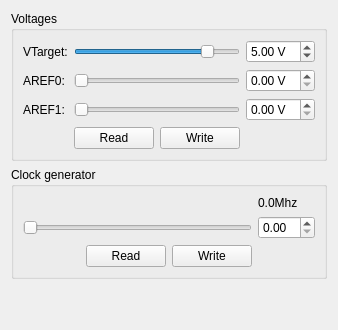
      <widget class="QWidget" name="tabHWSettings">
       <attribute name="icon">
        <iconset resource="icons/icons.qrc">
         <normaloff>:/gconf-editor.svg</normaloff>:/gconf-editor.svg</iconset>
       </attribute>
       <attribute name="title">
        <string>HW settings</string>
       </attribute>
       <layout class="QVBoxLayout" name="verticalLayout_10">
        <item>
         <widget class="QGroupBox" name="groupBoxVoltages">
          <property name="title">
           <string>Voltages</string>
          </property>
          <layout class="QGridLayout" name="gridLayout_8">
           <item row="1" column="0">
            <widget class="QLabel" name="labelVtarget">
             <property name="text">
              <string>VTarget:</string>
             </property>
            </widget>
           </item>
           <item row="1" column="1" colspan="2">
            <widget class="QSlider" name="horizontalSliderVTarget">
             <property name="maximum">
              <number>60</number>
             </property>
             <property name="value">
              <number>50</number>
             </property>
             <property name="orientation">
              <enum>Qt::Horizontal</enum>
             </property>
            </widget>
           </item>
           <item row="2" column="0">
            <widget class="QLabel" name="labelAREF0">
             <property name="text">
              <string>AREF0:</string>
             </property>
            </widget>
           </item>
           <item row="2" column="1" colspan="2">
            <widget class="QSlider" name="horizontalSliderAREF0">
             <property name="orientation">
              <enum>Qt::Horizontal</enum>
             </property>
            </widget>
           </item>
           <item row="3" column="0">
            <widget class="QLabel" name="labelAREF1">
             <property name="text">
              <string>AREF1:</string>
             </property>
            </widget>
           </item>
           <item row="3" column="1" colspan="2">
            <widget class="QSlider" name="horizontalSliderAREF1">
             <property name="orientation">
              <enum>Qt::Horizontal</enum>
             </property>
            </widget>
           </item>
           <item row="4" column="1">
            <widget class="QPushButton" name="pushButtonReadVoltages">
             <property name="text">
              <string>Read</string>
             </property>
            </widget>
           </item>
           <item row="4" column="2">
            <widget class="QPushButton" name="pushButtonWriteVoltages">
             <property name="text">
              <string>Write</string>
             </property>
            </widget>
           </item>
           <item row="3" column="3">
            <widget class="QDoubleSpinBox" name="doubleSpinBoxAREF1">
             <property name="suffix">
              <string> V</string>
             </property>
            </widget>
           </item>
           <item row="2" column="3">
            <widget class="QDoubleSpinBox" name="doubleSpinBoxAREF0">
             <property name="suffix">
              <string> V</string>
             </property>
            </widget>
           </item>
           <item row="1" column="3">
            <widget class="QDoubleSpinBox" name="doubleSpinBoxVTarget">
             <property name="suffix">
              <string> V</string>
             </property>
             <property name="value">
              <double>5.000000000000000</double>
             </property>
            </widget>
           </item>
          </layout>
         </widget>
        </item>
        <item>
         <widget class="QGroupBox" name="groupBoxClockGenerator">
          <property name="title">
           <string>Clock generator</string>
          </property>
          <layout class="QGridLayout" name="gridLayout_12">
           <item row="0" column="3">
            <widget class="QLabel" name="labelClockValue">
             <property name="text">
              <string>0.0Mhz</string>
             </property>
            </widget>
           </item>
           <item row="1" column="0" colspan="3">
            <widget class="QSlider" name="horizontalSliderClkGenVal">
             <property name="orientation">
              <enum>Qt::Horizontal</enum>
             </property>
            </widget>
           </item>
           <item row="1" column="3">
            <widget class="QDoubleSpinBox" name="doubleSpinBoxClockValue"/>
           </item>
           <item row="2" column="1">
            <widget class="QPushButton" name="pushButtonReadClkGenVal">
             <property name="text">
              <string>Read</string>
             </property>
            </widget>
           </item>
           <item row="2" column="2">
            <widget class="QPushButton" name="pushButtonWriteClkGenVal">
             <property name="text">
              <string>Write</string>
             </property>
            </widget>
           </item>
           <item row="2" column="0">
            <spacer name="horizontalSpacer_3">
             <property name="orientation">
              <enum>Qt::Horizontal</enum>
             </property>
             <property name="sizeHint" stdset="0">
              <size>
               <width>40</width>
               <height>20</height>
              </size>
             </property>
            </spacer>
           </item>
          </layout>
         </widget>
        </item>
        <item>
         <spacer name="verticalSpacer_5">
          <property name="orientation">
           <enum>Qt::Vertical</enum>
          </property>
          <property name="sizeHint" stdset="0">
           <size>
            <width>20</width>
            <height>40</height>
           </size>
          </property>
         </spacer>
        </item>
       </layout>
      </widget>
